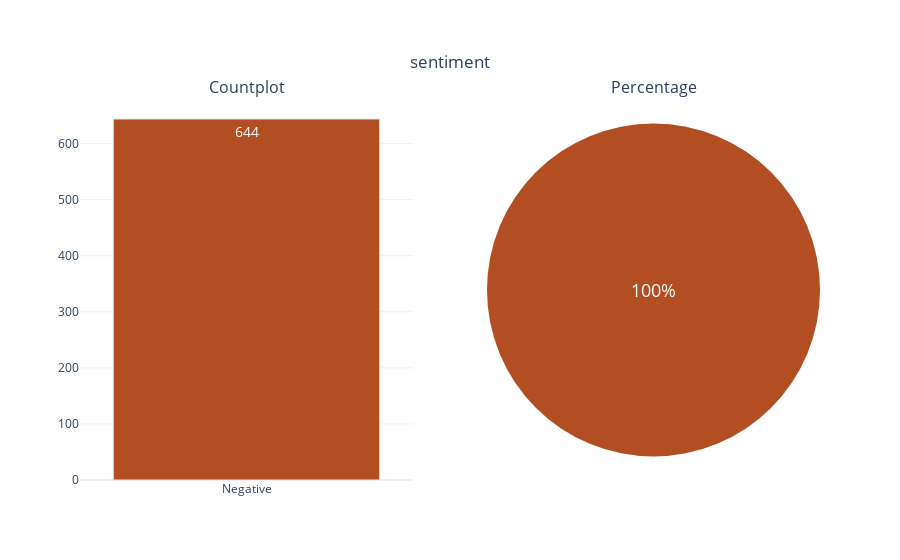

Source (notebook cell):
### Code cell
categorical_variable_summary(df, 'sentiment')

### Figure 1 — Plotly figure (JSON) as saved in the notebook; plotly's stock layout.template omitted (floating-point values rounded to 4 significant figures)
{"data": [{"marker": {"color": ["#B34D22", "#EBE00C", "#1FEB0C", "#0C92EB", "#EB0CD5"], "line": {"color": "#DBE6EC", "width": 1}}, "name": "sentiment", "showlegend": false, "text": ["644"], "textfont": {"size": 14}, "textposition": "auto", "x": ["Negative"], "xaxis": "x", "y": [644], "yaxis": "y", "type": "bar"}, {"domain": {"x": [0.55, 1], "y": [0, 1]}, "labels": ["Negative"], "marker": {"colors": ["#B34D22", "#EBE00C", "#1FEB0C", "#0C92EB", "#EB0CD5"]}, "name": "sentiment", "showlegend": false, "textfont": {"size": 18}, "values": [644], "type": "pie"}], "layout": {"annotations": [{"font": {"size": 16}, "showarrow": false, "text": "Countplot", "x": 0.225, "xanchor": "center", "xref": "paper", "y": 1, "yanchor": "bottom", "yref": "paper"}, {"font": {"size": 16}, "showarrow": false, "text": "Percentage", "x": 0.775, "xanchor": "center", "xref": "paper", "y": 1, "yanchor": "bottom", "yref": "paper"}], "title": {"text": "sentiment", "x": 0.5, "xanchor": "center", "y": 0.9, "yanchor": "top"}, "xaxis": {"anchor": "y", "domain": [0, 0.45]}, "yaxis": {"anchor": "x", "domain": [0, 1]}}}
